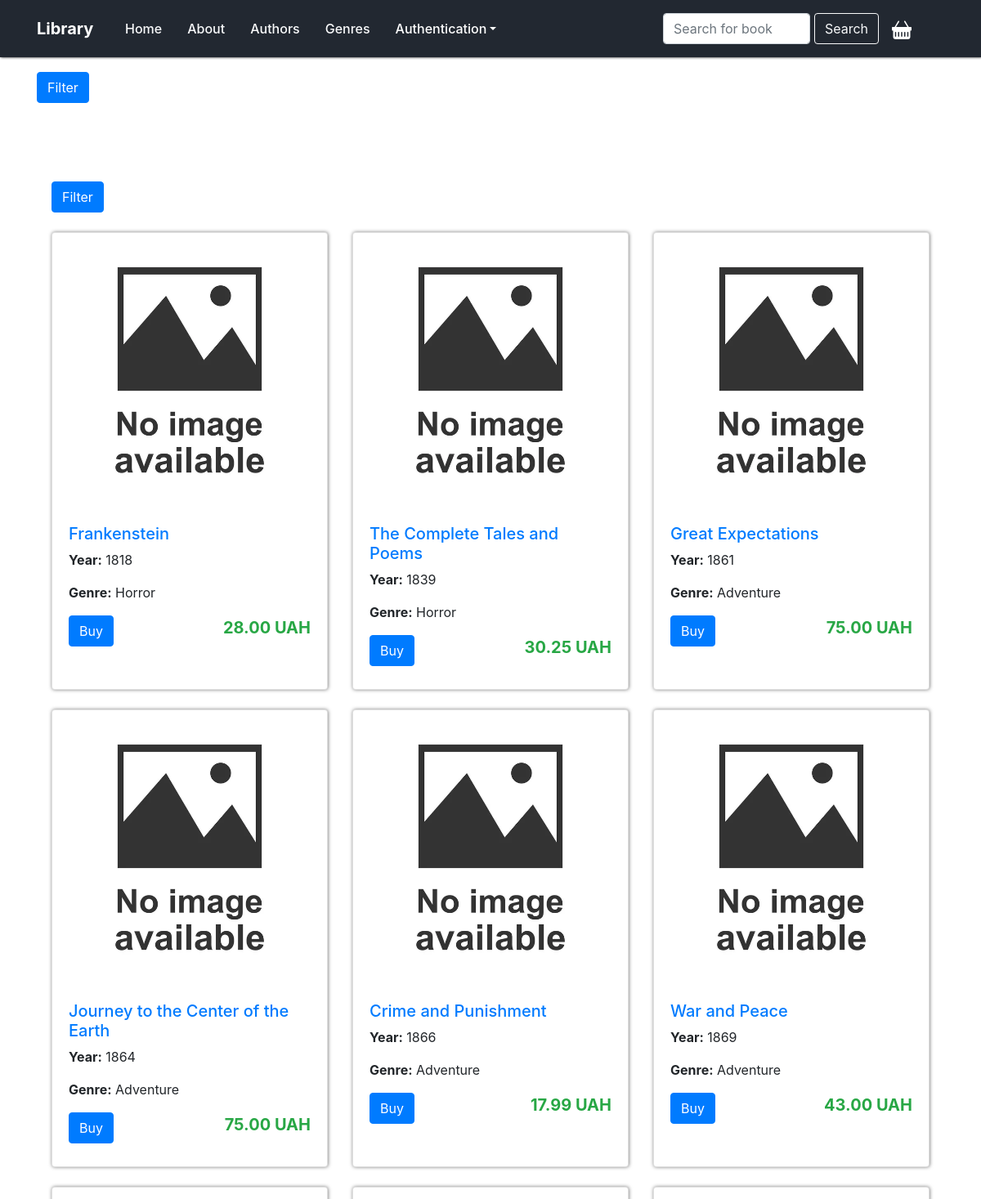
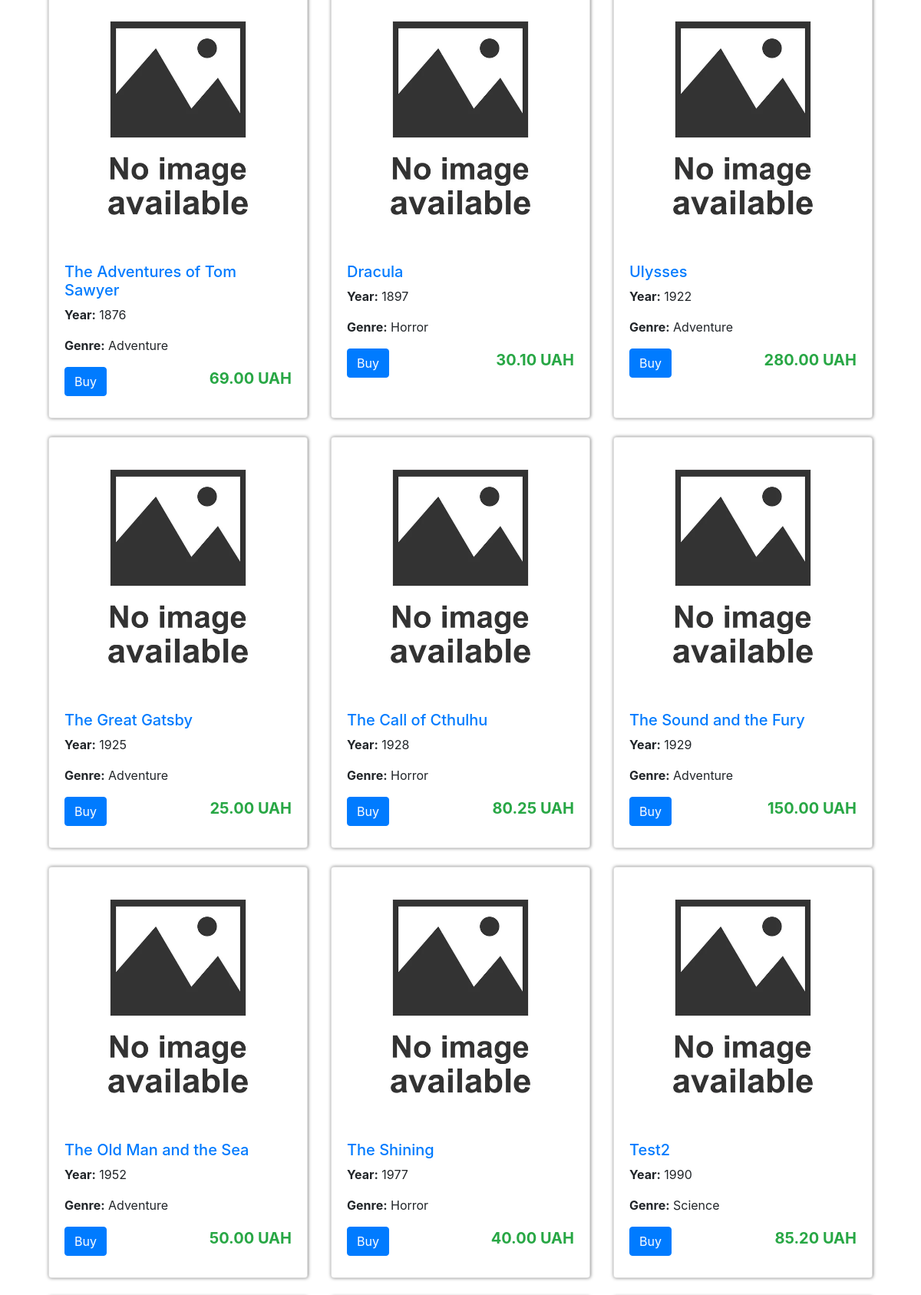
/library/ (upper part), run on the app's committed database (2 pictures, top to bottom).
### library/models.py (models this page shows, shortened)
class Book(models.Model):
    title = models.CharField(max_length=100)
    authors = models.ManyToManyField('Author', through='BookAuthor')
    genre = models.ForeignKey('Genre', on_delete=models.CASCADE, null=True)
    published_year = models.IntegerField()
    ISBN = models.CharField(max_length=200)
    price = models.DecimalField(max_digits=6, decimal_places=2, default=0.0)
    class Meta:
        ordering = ["published_year"]
        indexes = [models.Index(fields=["published_year"])]

class Genre(models.Model):
    genre = models.CharField(max_length=100, db_index=True)
    def __str__(self):
        return self.genre

### library/views.py (the view)
# urls.py: path('', views.index, name='home'),
def index(request):
    context = {"title": "Library", 'books': Book.objects.all()}
    return render(request, 'library/index.html', context=context)

### library/templatetags/tags.py (called while the page is built)
@register.simple_tag()
def get_genres():
    return Genre.objects.all()

@register.simple_tag()
def get_menu():
    return views.menu

@register.simple_tag()
def get_year():
    return datetime.now().year

### library/templates/library/index.html (shortened to what this page needs)
{%extends 'base.html'%}
{%block content%}
{% load static %}
{% load tags %}
<div class="container mt-5 pt-4">
    <button class="btn btn-primary mb-4" data-toggle="collapse" data-target="#filterForm" aria-expanded="false">
        Filter
    </button>
                        {% get_genres as genres %}
</div>
<div class="container">
    <div class="row">
        {%for book in books%}
            <div class="col-md-4 mb-4">
                <div class="card h-100 card-shadow">
                    {% if book.image %}
                        <a href="{% url 'book_by_id' book.id %}"><img src="{% static 'library/images/{{ book.image }}' %}"
                             class="card-img-top" alt="{{book.title}}"></a>
                    {% else %}
                        <a href="{% url 'book_by_id' book.id %}"><img src="{% static 'library/images/default-book.jpg' %}"
                             class="card-img-top" alt="{{book.title}}"></a>
                    {% endif %}
                    <div class="card-body">
                        <h5><a href="{% url 'book_by_id' book.id %}">{{ book.title }}</a></h5>
                        <p class="card-text"><strong>Year:</strong> {{ book.published_year }}</p>
                        <p class="card-text"><strong>Genre:</strong> {{ book.genre }}</p>
                        <p class="text-success price-highlight">{{ book.price }} UAH</p>
                        <a href="{% url 'buy_book' book.id %}" class="btn btn-primary">Buy</a>
                    </div>
                </div>
            </div>
            {%endfor%}
    </div>
</div>
{%endblock%}

### templates/base.html (shortened to what this page needs)
{% load static %}
{% load tags %}
<!DOCTYPE html>
<html lang="en">
<head>
    <link type="text/css" rel="stylesheet" href="{% static 'library/css/index.css' %}">
    <link rel="stylesheet" href="https://stackpath.bootstrapcdn.com/bootstrap/4.5.2/css/bootstrap.min.css">
</head>
<body>
<nav class="navbar navbar-expand-lg fixed-top navbar-dark">
    <div class="container">
        <div class="container-logo">
            <a class="navbar-brand" href="{%url 'home'%}">Library</a>
        </div>
        <div class="collapse navbar-collapse" id="navbarNav">
            <ul class="navbar-nav">
                {% get_menu as menu %}
                {%for item in menu%}
                <li class="nav-item">
                    <a class="nav-link text-light" href="{%url item.URL%}"> {{item.title}}</a>
                </li>
                {%endfor%}
                <li class="nav-item dropdown">
                    <a class="nav-link dropdown-toggle" id="auth-dropdown" role="button" data-toggle="dropdown" aria-expanded="false" href="#">Authentication</a>
                </li>
            </ul>
        </div>
        <form class="form-inline my-2 my-lg0 mr-3" method="get" action="{% url 'search_book' %}">
            <input class="form-control form-width-small" type="search" placeholder="Search for book" name="query">
            <button class="btn btn-outline-light">Search</button>
        </form>
            <div class="mr-3">
            <a href="{%url 'cart'%}">
            </a>
        </div>
    </div>
</nav>
<main>
    <div class="container mt-5 pt-4">
    <button class="btn btn-primary mb-4" data-toggle="collapse" data-target="#filterForm" aria-expanded="false">
        Filter
    </button>
                        {% get_genres as genres %}
</div>
    <div class="ml-5 mr-5">
        {%block content%}
        {%endblock%}
    </div>
</main>
                 {% get_year as year %}
</body>
</html>

### library/static/library/css/index.css (style rules this page uses)
:root { --white-text: #FFF; --black: #333333; --deep-blue: #222831; }
body { margin: 20px; height: 100%; display: flex; flex-direction: column; min-height: 100vh; }
main { flex: 1; padding-top: 1rem; }
.navbar-brand { font-weight: bold; color: #FFF; font-size: 22px; }
.navbar { background-color: var(--deep-blue); box-shadow: 1px 0 3px rgb(0, 0, 0); }
.nav-link { color: var(--white-text) !important; }
.navbar-nav, .nav-link { color: var(--white-text); font-weight: 500; }
.container-logo { width: 100px; }
.form-width-small { width: 180px !important; margin-right: 5px; }
.nav-item { margin-right: 15px; }
.price-highlight { font-size: 1.25rem; font-weight: bold; float: right; display: inline-block; }
.card-shadow { box-shadow: 0.5px 0 4px rgba(0, 0, 0, 0.5); }
.card-img-top { transform: scale(0.9); }

### data on the page
Book: title "Frankenstein", published_year "1818", genre "Horror", price "28.00"
Book: title "The Complete Tales and Poems", published_year "1839", genre "Horror", price "30.25"
Book: title "Great Expectations", published_year "1861", genre "Adventure", price "75.00"
Book: title "Journey to the Center of the Earth", published_year "1864", genre "Adventure", price "75.00"
Book: title "Crime and Punishment", published_year "1866", genre "Adventure", price "17.99"
Book: title "War and Peace", published_year "1869", genre "Adventure", price "43.00"
Book: title "The Adventures of Tom Sawyer", published_year "1876", genre "Adventure", price "69.00"
Book: title "Dracula", published_year "1897", genre "Horror", price "30.10"
Book: title "Ulysses", published_year "1922", genre "Adventure", price "280.00"
Book: title "The Great Gatsby", published_year "1925", genre "Adventure", price "25.00"
Book: title "The Call of Cthulhu", published_year "1928", genre "Horror", price "80.25"
Book: title "The Sound and the Fury", published_year "1929", genre "Adventure", price "150.00"
Book: title "The Old Man and the Sea", published_year "1952", genre "Adventure", price "50.00"
Book: title "The Shining", published_year "1977", genre "Horror", price "40.00"
Book: title "Test2", published_year "1990", genre "Science", price "85.20"

### other printed values
{{ item.title }} "Home" "About" "Authors" "Genres"
